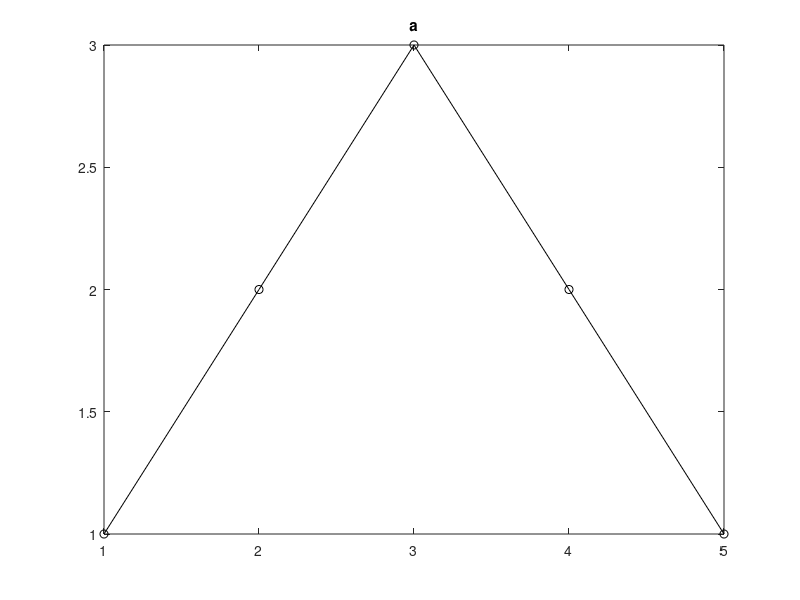
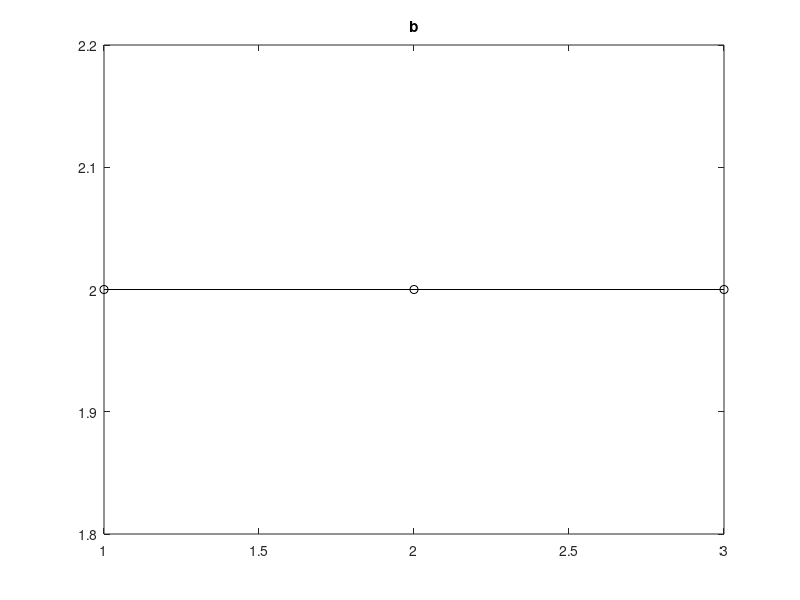
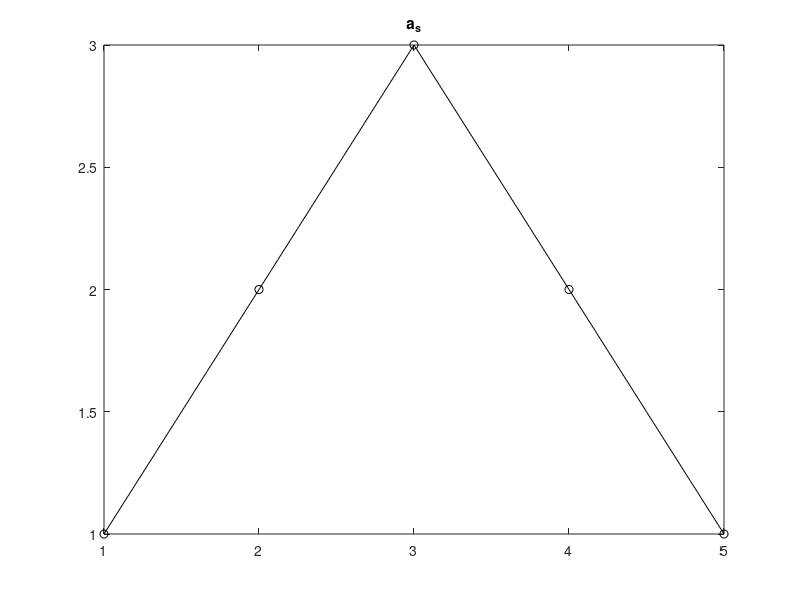
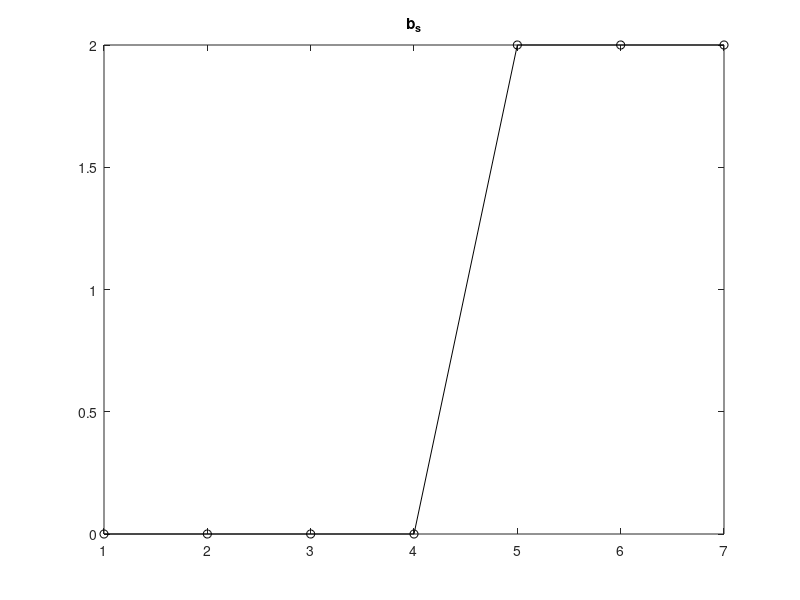

These charts were generated, in order, by the following MATLAB code:
%% figure out how to align things
clear;clc; close all;

a = [1 2 3 2 1];
t_a = 3;
b = [2 2 2];
t_b = 8;

shift = 3;
t_as = 0;
t_b = 5;

a_s = conv(1,a);
b_s = conv([zeros(t_b-1,1);1],b);

figure; plot(a,'k-o'); title('a');
figure; plot(b, 'k-o'); title('b');


figure; plot(a_s,'k-o'); title('a_s');
figure; plot(b_s, 'k-o'); title('b_s');